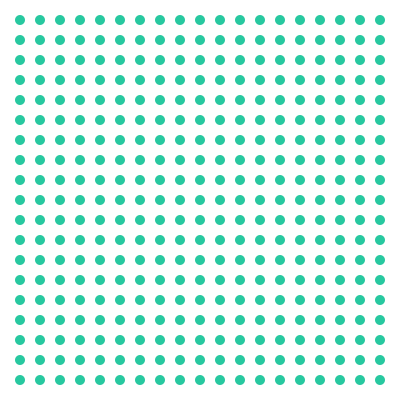
Frame 1 (no input)
Frame 60 (the mouse pressed at the canvas centre just before this capture): identical to frame 1, image omitted
Frame 120 (the mouse held since frame 60 and released just before this capture): identical to frame 1, image omitted

The Processing sketch that drew this single still picture (run headless with seeded random() and noise(); from frame 60 on, the mouse is pressed at the canvas centre):

// Processing sketch: Nest_For
// ── Nest_For.pde
int shift = 20;
int ball_size = 10;

void setup() {
  size(400, 400);
}

void draw() {
  background(255);
  
  fill(40, 200, 160);
  noStroke();
  for(int x=shift; x<width; x+=shift) {
    for(int y=shift; y<height; y+=shift) {
      ellipse(x, y, ball_size, ball_size);
    } 
  }
}
